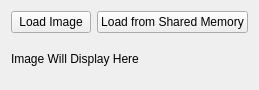
<?xml version="1.0" encoding="UTF-8"?>
<ui version="4.0">
 <class>Widget</class>
 <widget class="QWidget" name="Widget">
  <property name="geometry">
   <rect>
    <x>0</x>
    <y>0</y>
    <width>211</width>
    <height>90</height>
   </rect>
  </property>
  <property name="windowTitle">
   <string>Widget</string>
  </property>
  <layout class="QVBoxLayout" name="verticalLayout">
   <item>
    <layout class="QHBoxLayout" name="horizontalLayout">
     <item>
      <widget class="QPushButton" name="loadImage_pushButton">
       <property name="text">
        <string>Load Image</string>
       </property>
      </widget>
     </item>
     <item>
      <widget class="QPushButton" name="loadSharedMemory_pushButton">
       <property name="text">
        <string>Load from Shared Memory</string>
       </property>
      </widget>
     </item>
    </layout>
   </item>
   <item>
    <widget class="QLabel" name="image_label">
     <property name="text">
      <string>Image Will Display Here</string>
     </property>
    </widget>
   </item>
  </layout>
 </widget>
 <resources/>
 <connections/>
</ui>
